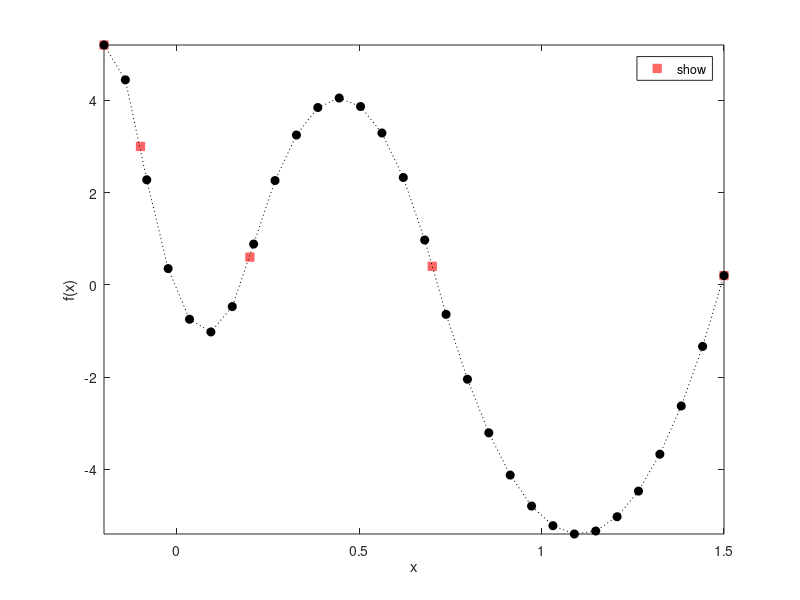

Reproduce this figure in MATLAB.
% Code 3-4b | Standard Spline
clc; clear; close all
k = 2;                                 %order of Spline 1,2,3
X = [-0.2, -0.1, 0.2, 0.7, 1.5];       %data points
F = [5.2, 3, 0.6, 0.4, 0.2].';         %data points
Xi = linspace(X(1),X(end),30);         %interpolation points
%Method_________________________________________________________________
k1 = k+1;
n = numel(X);
O1 = ones(1,2*k1);
O2 = ones(k1,1);
B = zeros((n-2)*2*k1*k1, 1); I = B; J = I;
for i = 1:n-2
    Is = ((i-1)*k1+1:i*k1)';
    Is = Is(:,O1);
    Js = (i-1)*k1+1:(i+1)*k1;
    Js = Js(O2,:);
    x = X(i+1);
    if k == 1
        Bt = [0,0; 1,x];
        Bh = [1,x; -1,-x];
    elseif k == 2
        Bt = [0,0,0; 1,x,x^2; 0,1,2*x];
        Bh = [1,x,x^2; -1,-x,-x^2; 0,-1,-2*x];
    elseif k == 3
        Bt = [0,0,0,0; 1,x,x^2,x^3; 0,1,2*x,3*x^2; 0,0,2,6*x];
        Bh = [1,x,x^2,x^3; -1,-x,-x^2,-x^3; 0,-1,-2*x,-3*x^2; 0,0,-2,-6*x];
    end
    Bs = [Bt,Bh];
    S = (i-1)*2*k1*k1+1:i*2*k1*k1;
    B(S) = Bs(:);
    J(S) = Js(:);
    I(S) = Is(:);
end
x1 = X(1);
xn = X(n);
if k == 1
    B1 = [1,x1];
    Bn = [1,xn];
elseif k == 2
    B1 = [1,x1,x1^2; 0,1,2*x1];
    Bn = [1,xn,xn^2];
elseif k == 3
    B1 = [1,x1,x1^2,x1^3; 0,0,2,6*x1];
    Bn = [1,xn,xn^2,xn^3; 0,0,2,6*xn];
end
l = k1*(n-1);
f = size(B1,1);
e = size(Bn,1);
I = [repmat((1:f)',k1,1); I+f; repmat((l-e+1:l)',k1,1)];
J = [kron((1:k1)',ones(f,1)); J; kron((l-k1+1:l)',ones(e,1))];
B = [B1(:); B; Bn(:)];
B = sparse(I,J,B,l,l);
J = 2:n;
I = k1*(J-2)+f+1;
U = sparse([1,I],[1,J],1,k1*(n-1),n);
Xi = Xi(:);
m = numel(Xi);
O = ones(1,k1);
R = 0:k;
I = zeros(k1*m,1); J = I; Bi = J;
m = 0;
for i = 1:n-1
    if i ~= n-1, id = (X(i)<= Xi & Xi < X(i+1));
    else,        id = (X(i)<= Xi & Xi <= X(i+1));
    end
    if any(id~=0)
        Xs = Xi(id);
        ms = numel(Xs);
        Is = (m+1:m+ms)';
        Is = Is(:,O);
        Js = (i-1)*k1+1:i*k1;
        Js = Js(ones(ms,1),:);
        Bs = bsxfun(@power,Xi(id),R);
        S = k1*m+1:k1*m+k1*ms;
        I(S)  = Is(:);
        J(S)  = Js(:);
        Bi(S) = Bs(:);
        m = m+ms;
    end
end
Bi = sparse(I,J,Bi,m,l);
P = Bi*(B\U);
Fi = P*F;
%Illustration___________________________________________________________
plot(X,F,'linestyle','none','Color',[1 0.4 0.4],...
    'Marker','s','MarkerFaceColor',[1 0.4 0.4],...
    'displayname','Initial points'); hold on
plot(Xi,Fi,'linestyle',':','Color','k',...
    'Marker','o','MarkerFaceColor','k',...
    'displayname','Interpolated points');
xlabel('x'); ylabel('f(x)'); axis tight
legend('show','location','best');
